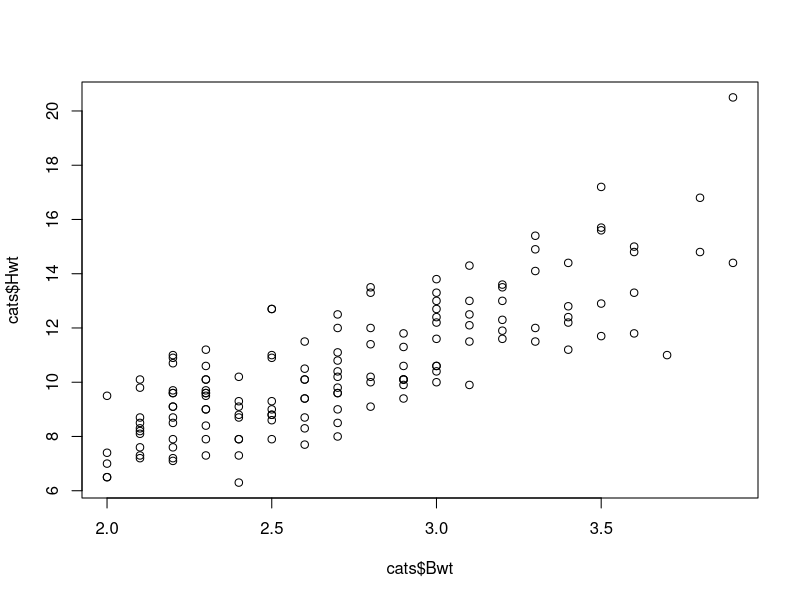

R code for this plot:
## ---- chunk 1
library(MASS)     # for the cats data
library(haven)    # in/exporting data
library(magrittr) # for pipes
library(dplyr)    # data manipulation
## ---- chunk 2
head(cats)
## ---- chunk 3
str(cats)
## ---- chunk 4
fem.cats <- cats[cats$Sex == "F", ]
dim(fem.cats)
head(fem.cats)
## ---- chunk 5
heavy.cats <- cats[cats$Bwt > 3, ]
dim(heavy.cats)
head(heavy.cats)
## ---- chunk 6
heavy.cats <- subset(cats, Bwt > 3)
dim(heavy.cats)
head(heavy.cats)
## ---- chunk 7
class(cats$Sex)
levels(cats$Sex)
## ---- chunk 8
levels(cats$Sex) <- c("Female", "Male")
table(cats$Sex)
head(cats)
## ---- chunk 9
sorted.cats <- cats[order(cats$Bwt), ]
head(sorted.cats)
## ---- chunk 10
cats.numbers <- cbind(Weight = cats$Bwt, Height = cats$Hwt)
head(cats.numbers)
## ---- chunk 11
rbind(cats[1:3, ], cats[1:5, ])
## ---- chunk 12
plot(cats$Bwt, cats$Hwt)
## ---- chunk 13
cor(cats[, -1])
## ---- chunk 14
cor.test(cats$Bwt, cats$Hwt)
## ---- chunk 15
boys <- 
  read_sav("boys.sav") %>%
  head()
## ---- chunk 16
boys  <- read_sav("boys.sav")
boys2 <- transform(boys, hgt = hgt / 100)
boys3 <- filter(boys2, age > 15)
boys4 <- subset(boys3, select = c(hgt, wgt, bmi))
## ---- chunk 17
boys <-
  read_sav("boys.sav") %>%
  transform(hgt = hgt/100) %>%
  filter(age > 15) %>%
  subset(select = c(hgt, wgt, bmi))
## ---- chunk 18
rnorm(10) %>% mean()
## ---- chunk 19
boys %>% cor(use = "pairwise.complete.obs")
## ---- chunk 20
boys %>% subset(select = wgt) %>% na.omit() %>% max()
## ---- chunk 21
nrow(cats)

cats.outl <- 
  cats %>% 
  filter(Hwt < mean(Hwt) + 3 * sd(Hwt), 
         Hwt > mean(Hwt) - 3 * sd(Hwt))

nrow(cats.outl)

cats %>%  
  filter(Hwt > mean(Hwt) + 3 * sd(Hwt))
